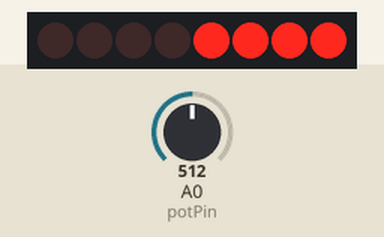
A sketch run on a simulated Arduino Uno, built with avr-gcc and run on an emulated ATmega328P. Shown: 8 shift-register outputs drawn as a row of LEDs (first output left, lit = HIGH). Wiring (inferred from the names in the program): shift register (74HC595): data pin 12; shift clock pin 11; latch pin 13. Wiring (inferred from the signals the program sends): row of LEDs: on Q0, Q1, Q2, Q3, Q4, Q5, Q6, Q7. Inputs (shaded band) come from the test bench; at power-on: A0 (potPin) = 512.

Above: at 1.2 s.
1.3 s: A0 (potPin) set to 716
At 2.4 s:
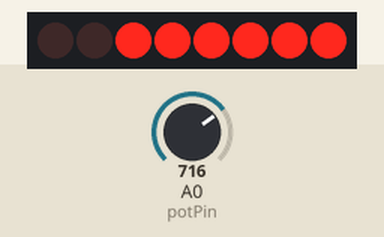
2.8 s: A0 (potPin) set to 900
At 3.6 s:
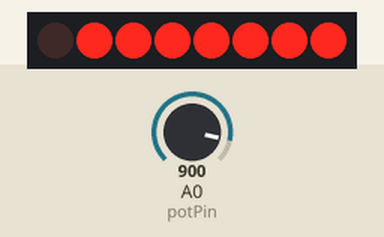
4.3 s: A0 (potPin) set to 1023
At 4.7 s:
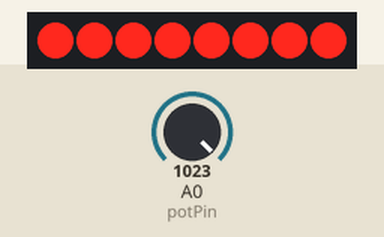
5.8 s: A0 (potPin) set to 306
At 7.0 s:
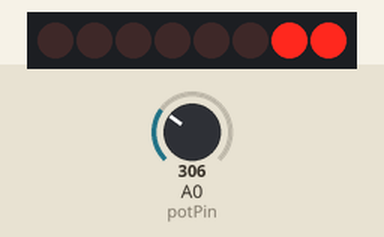
7.3 s: A0 (potPin) set to 122
At 8.2 s:
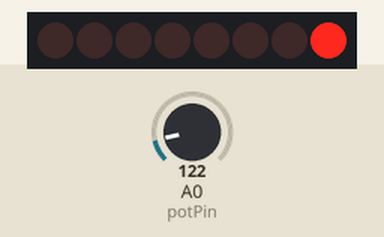
8.8 s: A0 (potPin) set to 0
At 9.3 s:
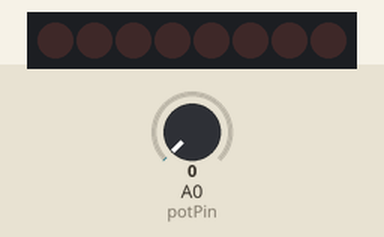
Timing chart, 0 to 11.3 s (numbered marks = the images above; inputs shaded):
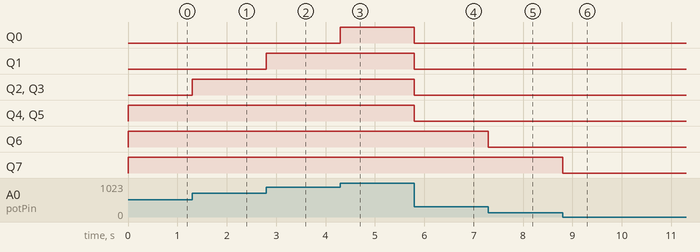

Measured:
- after the input at 1.3 s, Q2, Q3: LOW → HIGH at once
- after the input at 2.8 s, Q1: LOW → HIGH at once
- after the input at 4.3 s, Q0: LOW → HIGH at once
- after the input at 5.8 s, Q0–5: HIGH → LOW at once
- after the input at 7.3 s, Q6: HIGH → LOW at once
- after the input at 8.8 s, Q7: HIGH → LOW at once

The sketch:

ShiftRegister_wPot.ino
```cpp
/*
Adafruit Arduino - Lesson 8. Analog Inputs - LEDs
*/

int potPin = 0;

int clockPin = 11;
int dataPin = 12;
int latchPin = 13;


int leds = 0;

void setup()
{
  pinMode(latchPin, OUTPUT);
  pinMode(dataPin, OUTPUT);
  pinMode(clockPin, OUTPUT);
}

void loop()
{
  int reading  = analogRead(potPin);
  int numLEDSLit = reading / 114;  //1023/114= 9
  leds = 0;
  for (int i = 0; i < numLEDSLit; i++)
  {
    bitSet(leds, i);
  }
  updateShiftRegister();
}

void updateShiftRegister()
{
   digitalWrite(latchPin, LOW);
   shiftOut(dataPin, clockPin, LSBFIRST, leds);
   digitalWrite(latchPin, HIGH);
}
```
